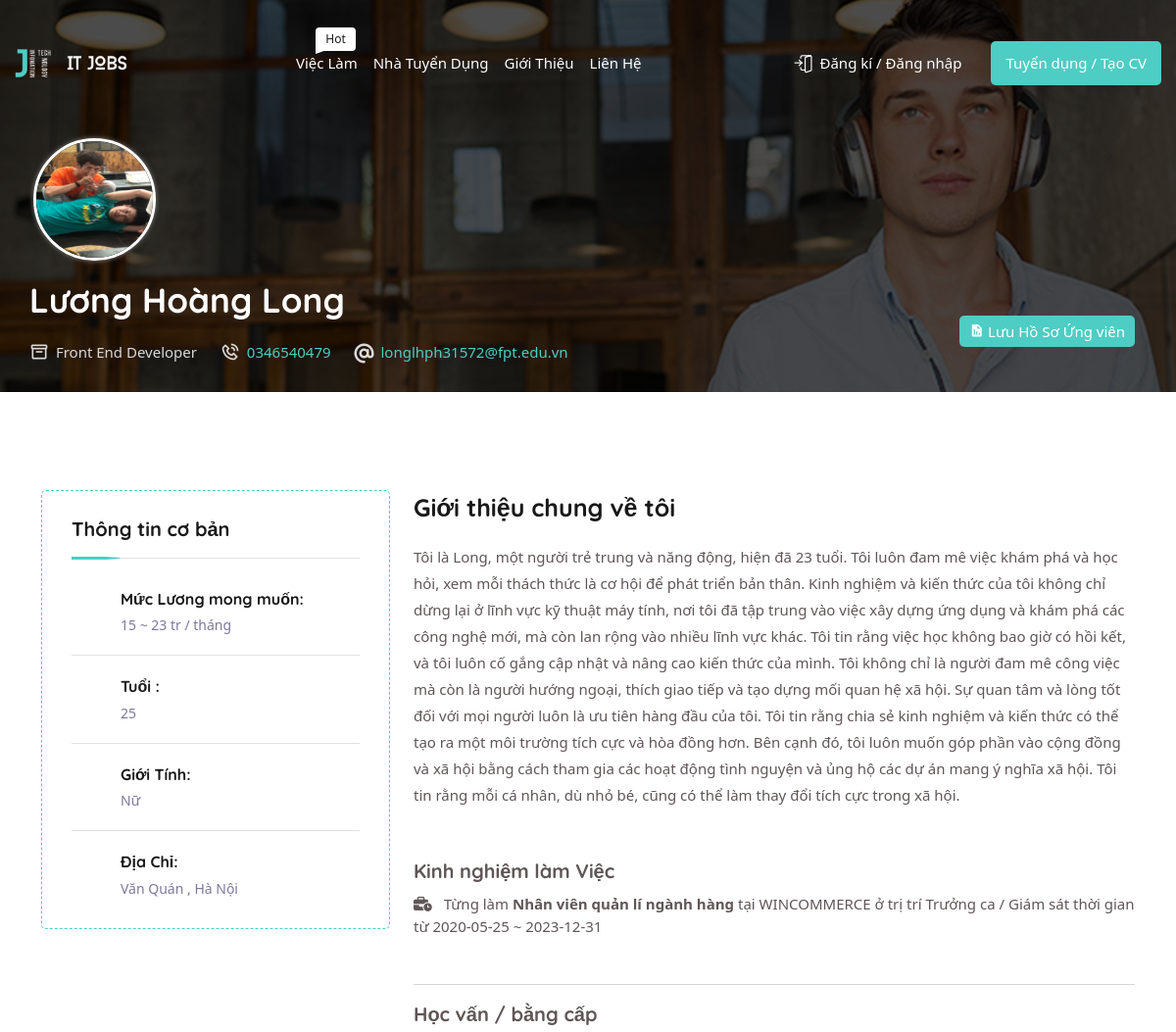
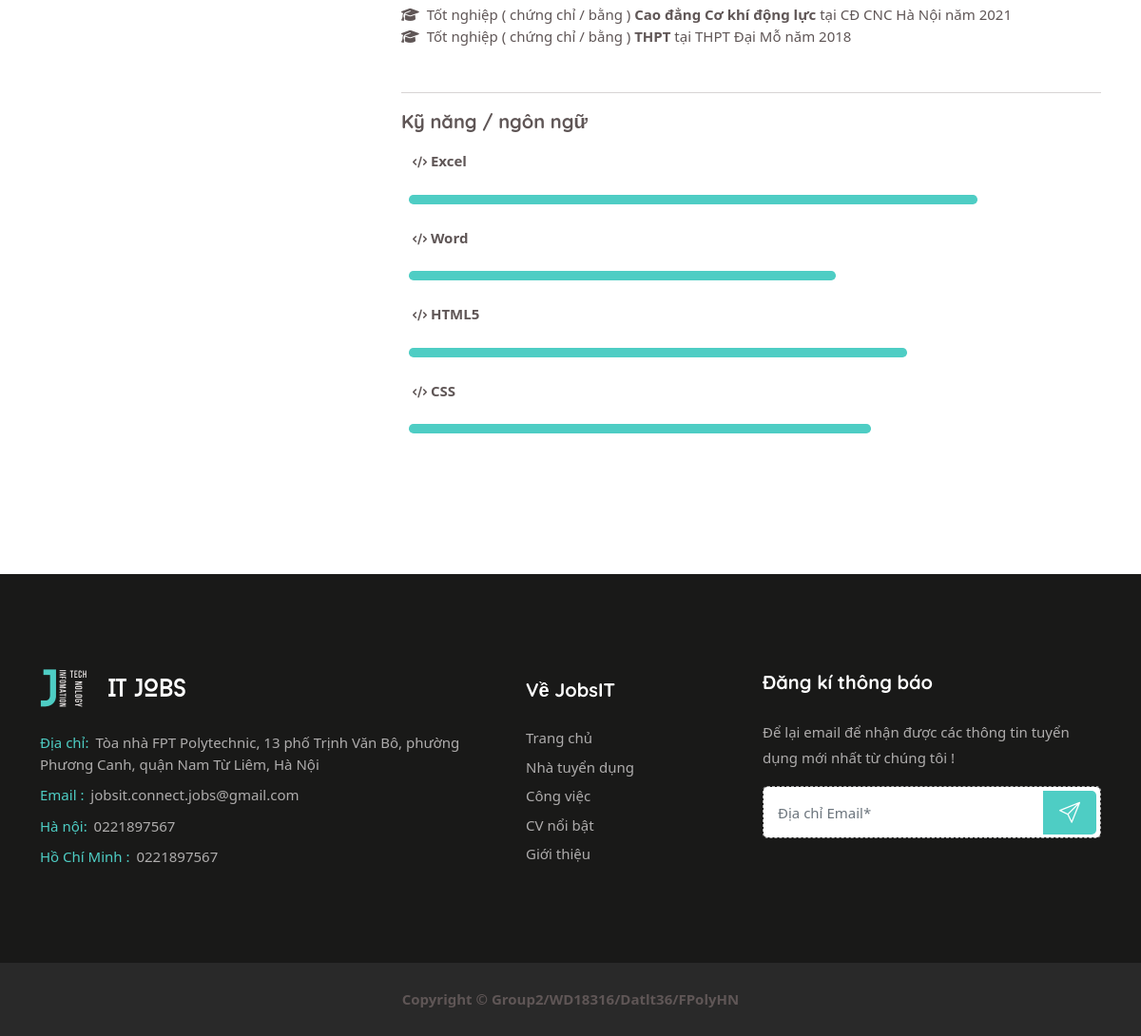
Screenshot of /index.php?act=infoCv&id=1 with the database file from the repository (2 pictures, top to bottom).
### tables this page shows
CREATE TABLE `user` (
  `id` int(10) NOT NULL,
  `username` varchar(255) NOT NULL,
  `pass` varchar(255) NOT NULL,
  `name` varchar(255) NOT NULL,
  `email` varchar(255) NOT NULL,
  `phone` varchar(13) NOT NULL,
  `address` varchar(255) NOT NULL,
  `role` int(2) NOT NULL
);

CREATE TABLE `cv` (
  `id` int(10) NOT NULL,
  `iduser` int(10) NOT NULL,
  `gender` varchar(255) NOT NULL,
  `birth` date NOT NULL,
  `salary` varchar(255) NOT NULL,
  `major` varchar(255) NOT NULL,
  `introduce` text NOT NULL,
  `attach` varchar(255) NOT NULL
);

CREATE TABLE `expcv` (
  `id` int(10) NOT NULL,
  `idcv` int(10) NOT NULL,
  `level` varchar(255) NOT NULL,
  `job` varchar(255) NOT NULL,
  `corp` varchar(255) NOT NULL,
  `start` date NOT NULL,
  `end` date NOT NULL
);

CREATE TABLE `degree` (
  `id` int(10) NOT NULL,
  `idcv` int(10) NOT NULL,
  `name` varchar(255) NOT NULL,
  `school` varchar(255) NOT NULL,
  `year` year(4) NOT NULL
);

CREATE TABLE `skillcv` (
  `id` int(10) NOT NULL,
  `idcv` int(10) NOT NULL,
  `progLang` varchar(255) NOT NULL,
  `percent` int(10) NOT NULL
);

### index.php (called while the page is built)
<?php
include 'controller/controller.php';

### model/pdo.php (called while the page is built, shortened)
<?php
function pdo_get_connection(){
    $servername = "localhost";
    $username = "root";
    $password = "123456";
    try {
        $conn = new PDO("mysql:host=$servername;dbname=jobfinder", $username, $password);
        $conn->setAttribute(PDO::ATTR_ERRMODE, PDO::ERRMODE_EXCEPTION);
        return $conn;
    } catch(PDOException $e) {
        echo "Connection failed: " . $e->getMessage();
    }
}
function pdo_query($sql){
    $sql_args=array_slice(func_get_args(),1);
    try{
        $conn=pdo_get_connection();
        $stmt=$conn->prepare($sql);
        $stmt->execute($sql_args);
        $rows=$stmt->fetchAll();
        return $rows;
    }
    catch(PDOException $e){
        throw $e;
    }
    finally{
        unset($conn);
    }
}
function pdo_query_one($sql){
    $sql_args=array_slice(func_get_args(),1);
    try{
        $conn=pdo_get_connection();
        $stmt=$conn->prepare($sql);
        $stmt->execute($sql_args);
        $row=$stmt->fetch(PDO::FETCH_ASSOC);
        return $row;
    }
    catch(PDOException $e){
        throw $e;
    }
    finally{
        unset($conn);
    }
}

### model/cv.php (called while the page is built, shortened)
<?php
function getExpCv($id)
{
    $sql = "SELECT expcv.*  FROM expcv WHERE idcv = ?";
    return pdo_query($sql, $id);
}
function getSkillCv($id)
{
    $sql = "SELECT skillcv.* FROM skillcv WHERE idcv = ?";
    return pdo_query($sql, $id);
}
function getDegreeCv($id)
{
    $sql = "SELECT degree.* FROM degree WHERE idcv = ?";
    return pdo_query($sql, $id);
}
function info_cv($id)
{
    $sql = "SELECT cv.*, u.name, u.email, u.phone, u.address, s.progLang, s.percent, ec.corp, ec.start, ec.end, ec.job, d.school, d.year, g.avatar, i.id as idinfo ,
            TIMESTAMPDIFF(YEAR, cv.birth, CURRENT_DATE) as age,
            TIMESTAMPDIFF(MONTH, MIN(ec.start), MAX(ec.end)) as exp
            FROM cv
            INNER JOIN user u ON cv.iduser = u.id
            LEFT JOIN skillcv s ON cv.id = s.idcv
            LEFT JOIN gallery g ON cv.iduser = g.iduser
            LEFT JOIN degree d ON cv.id = d.idcv
            LEFT JOIN expcv ec ON ec.idcv = cv.id
            LEFT JOIN info  i ON i.idcv = cv.id
            WHERE u.role = 2 AND cv.iduser = ?
            GROUP BY cv.id, u.name, u.email, u.phone, g.avatar, u.address, cv.birth, s.progLang, ec.idcv";
    $cv = pdo_query_one($sql, $id);
    return $cv;
}

### global.php (called while the page is built, shortened)
<?php
function checknull($input)
{
    $return = $input == '' || !isset($input) ? 'Chưa cập nhật' : $input;
    return $return;
}
function checkUserAvaNull($input)
{
    $return = $input == '' ? 'assets/img/unknowUser.png' : 'assets/uploads/' . $input;
    return $return;
}

### view/cv/infoCv.php (the view, shortened to what this page needs)
<div id="headCv" class="page-title-area two three">
    <div class="d-table">
        <div class="d-table-cell">
            <div class="container">
                <div class="row align-items-end">
                    <div class="ps-0 col-lg-8">
                        <div class="left two">
                            <div class="borderAva overflow-hidden rounded-circle ms-1 mb-3 d-flex justify-content-center align-items-center">
                                <img width="100%" height="100%" src='<?= checkUserAvaNull($avatar) ?>' alt='user ' class=''>
                            </div>
                            <h2><?= checknull($name) ?></h2>
                            <ul>
                                <li>
                                    <i class="bx bx-box"></i>
                                    <?= checknull($major) ?>
                                </li>
                                <li>
                                    <i class="bx bx-phone-call"></i>
                                    <a href="tel:<?= checknull($phone) ?>"><?= checknull($phone) ?></a>
                                </li>
                                <li>
                                    <i class="fa-solid fa-at"></i>
                                    <a href="mailto:<?= checknull($email) ?>">
                                        <?= checknull($email) ?>
                                    </a>
                                </li>
                            </ul>
                        </div>
                    </div>
                    <div class="col-lg-4">
                        <div class="right" id="checkForApprove">
                            <ul class="d-flex justify-content-end align-items-center">
                                <?php if (isset($attachFile) && $attachFile !== '') {
                                    $attachURL = $attach_path . $attachFile;
                                ?>
                                    <li>
                                        <a href="<?= $attachURL ?>" target="_blank">
                                            <button class="custom-file-upload" onclick="downloadAttach(<?= $link ?>)">
                                                <i class="fa-solid fa-paperclip"></i>
                                                CV đính kèm
                                            </button>
                                        </a>
                                    </li>
                                <?php } else { ?>
                                    <li>
                                        <button id="savePDF" onclick="savePDF()">
                                            <i class="bx bxs-report"></i>
                                            Lưu Hồ Sơ Ứng viên
                                        </button>
                                    </li>
                                <?php } ?>
                            </ul>
                        </div>
                    </div>
                </div>
            </div>
        </div>
    </div>
</div>
<div id="bodyCv" class="person-details-area resume-area ptb-100">
    <div class="container">
        <div class="row d-flex justify-content-between align-items-start">
            <div id="col-left" class="col-lg-4">
                <div class="widget-area">
                    <div class="information widget-item">
                        <h3>Thông tin cơ bản</h3>
                        <ul>
                            <li>
                                <h4>Mức Lương mong muốn:</h4>
                                <span><?= checknull($salary) ?></span>
                            </li>
                            <li>
                                <h4>Tuổi :</h4>
                                <span><?= checknull($age) ?></span>
                            </li>
                            <li>
                                <h4>Giới Tính:</h4>
                                <span><?= checknull($gender) ?></span>
                            </li>
                            <li>
                                <h4>Địa Chỉ:</h4>
                                <span><?= checknull($address) ?></span>
                            </li>
                        </ul>
                    </div>
                </div>
            </div>
            <div id="col-right" class="col-lg-8">
                <div class="details-item">
                    <div class="profile">
                        <h3>Giới thiệu chung về tôi</h3>
                        <p><?= checknull($introduce) ?></p>
                    </div>
                    <div class="skills mb-5">
                        <h5>Kinh nghiệm làm Việc </h5>
                        <ul style="list-style-type: none" class="m-0 p-0">
                            <?php foreach ($expCv as $e) {
                                if ($e['job'] !== '') { ?>
                                    <li><i class="fa-solid fa-business-time me-2"></i> Từng làm <strong class=""><?= $e['job'] ?></strong> tại <?= $e['corp'] ?> ở trị trí <?= $e['level'] ?> thời gian từ <?= $e['start'] ?> ~ <?= $e['end'] ?></li>
                                <?php } ?>
                            <?php } ?>
                        </ul>
                    </div>
                    <hr>
                    <div class="skills mb-5">
                        <h5>Học vấn / bằng cấp</h5>
                        <ul style="list-style-type: none" class="m-0 p-0">
                            <?php foreach ($degree as $deg) {
                                if ($deg['name'] !== '') { ?>
                                    <li><i class="fa-solid fa-graduation-cap me-2"></i>Tốt nghiệp ( chứng chỉ / bằng ) <strong><?= $deg['name'] ?></strong> tại <?= $deg['school'] ?> năm <?= $deg['year'] ?></li>
                                <?php } ?>
                            <?php } ?>
                        </ul>
                    </div>
                    <hr>
                    <div class="skills mb-5">
                        <h5>Kỹ năng / ngôn ngữ</h5>
                        <ul style="list-style-type: none" class="ms-0 ps-0">
                            <?php foreach ($skillCv as $s) {
                                if ($s['progLang'] !== '') { ?>
                                    <li class="row mb-4 ms-0 mt-3">
                                        <strong class="mb-3"><i style="font-size: 1vw;" class="fa-solid fa-code"></i> <?= $s['progLang'] ?></strong>
                                        <div class="ms-2 mt-2 rounded-3 progress-bar-skill" style="width:<?= $s['percent'] ?>%; height:10px"></div>
                                    </li>
                                <?php } ?>
                            <?php } ?>
                        </ul>
                    </div>
                </div>
            </div>
        </div>
    </div>
</div>

### assets/css/meanmenu.css (style rules this page uses)
body { font-family:oswald,sans-serif;padding:0;margin:0;font-size:15px;background-color:#f1f1f1 }

### assets/css/responsive.css (style rules this page uses)
:root { --main: rgba(0,0,0,0.9); --secondary: rgba(78,205,196,1); --secondary-child: rgba(78,205,196,0.5); --font: rgba(0,0,0,0.9); }

### rows the page displays
user: name "Lương Hoàng Long", phone "0346540479", email "longlhph31572@fpt.edu.vn", address "Văn Quán , Hà Nội"
cv: major "Front End Developer", salary "15 ~ 23 tr / tháng", gender "Nữ", introduce "Tôi là Long, một người trẻ trung và năng động, hiện đã 23 tuổi. Tôi luôn đam mê việc khám phá và học hỏi, xem mỗi thách thức là cơ hội để phát triển bản thân. Kinh nghiệm và kiến thức của tôi không chỉ dừng lại ở lĩnh vực kỹ thuật máy tính, nơi tôi đã tập trung vào việc xây dựng ứng dụng và khám phá các công nghệ mới, mà còn lan rộng vào nhiều lĩnh vực khác. Tôi tin rằng việc học không bao giờ có hồi kết, và tôi luôn cố gắng cập nhật và nâng cao kiến thức của mình. Tôi không chỉ là người đam mê công việc mà còn là người hướng ngoại, thích giao tiếp và tạo dựng mối quan hệ xã hội. Sự quan tâm và lòng tốt đối với mọi người luôn là ưu tiên hàng đầu của tôi. Tôi tin rằng chia sẻ kinh nghiệm và…"
expcv: job "Nhân viên quản lí ngành hàng", corp "WINCOMMERCE", level "Trưởng ca / Giám sát", start "2020-05-25", end "2023-12-31"
degree: name "Cao đẳng Cơ khí động lực", school "CĐ CNC Hà Nội", year "2021"
degree: name "THPT", school "THPT Đại Mỗ", year "2018"
skillcv: progLang "Excel", percent 80 (drawn)
skillcv: progLang "Word", percent 60 (drawn)
skillcv: progLang "HTML5", percent 70 (drawn)
skillcv: progLang "CSS", percent 65 (drawn)

### other values shown
checknull($age) "25"
